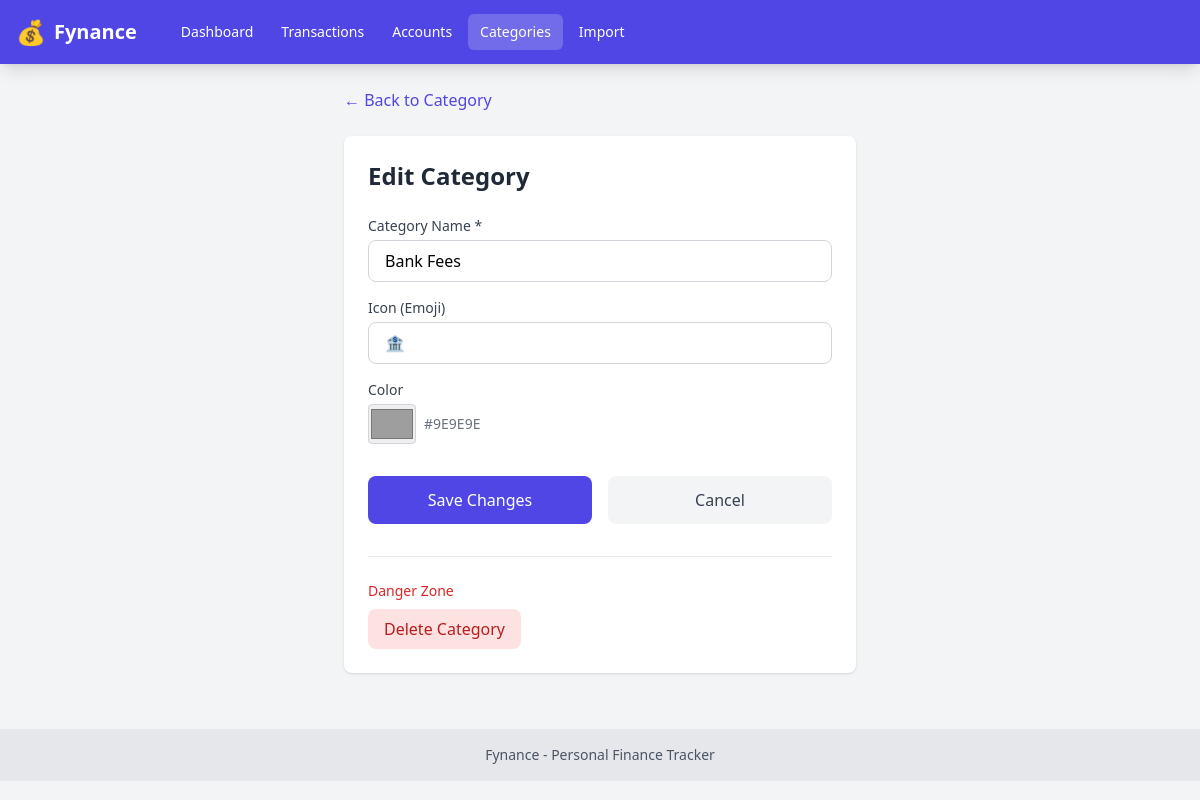
Screenshot of /categories/5/edit with the database file from the repository.
### app/models.py (models this page shows, shortened)
class Category(db.Model):
    __tablename__ = 'categories'
    id = db.Column(db.Integer, primary_key=True)
    name = db.Column(db.String(50), nullable=False, unique=True)
    parent_id = db.Column(db.Integer, db.ForeignKey('categories.id'), nullable=True)
    icon = db.Column(db.String(10))
    color = db.Column(db.String(7))  # Hex color
    parent = db.relationship('Category', remote_side=[id], backref='subcategories')
    transactions = db.relationship('Transaction', backref='category', lazy='dynamic')
    rules = db.relationship('CategoryRule', backref='category', lazy='dynamic')

### app/routes/categories.py (the view, shortened to what this page needs)
@categories_bp.route('/<int:category_id>/edit', methods=['GET', 'POST'])
def edit_category(category_id):
    category = Category.query.get_or_404(category_id)
    return render_template('categories/edit.html', category=category)

### app/templates/categories/edit.html (shortened to what this page needs)
{% extends "base.html" %}
{% block content %}
<div class="max-w-lg mx-auto">
    <div class="mb-6">
        <a href="{{ url_for('categories.view_category', category_id=category.id) }}" class="text-indigo-600 hover:underline">← Back to Category</a>
    </div>
    <div class="bg-white rounded-lg shadow p-6">
        <h1 class="text-2xl font-bold text-gray-800 mb-6">Edit Category</h1>
        <form method="POST" class="space-y-4">
            <div>
                <label for="name" class="block text-sm font-medium text-gray-700 mb-1">Category Name *</label>
                <input type="text" id="name" name="name" required value="{{ category.name }}"
                       class="w-full px-4 py-2 border border-gray-300 rounded-lg focus:ring-2 focus:ring-indigo-500 focus:border-indigo-500">
            </div>
            <div>
                <label for="icon" class="block text-sm font-medium text-gray-700 mb-1">Icon (Emoji)</label>
                <input type="text" id="icon" name="icon" value="{{ category.icon }}" maxlength="4"
                       class="w-full px-4 py-2 border border-gray-300 rounded-lg focus:ring-2 focus:ring-indigo-500 focus:border-indigo-500">
            </div>
            <div>
                <label for="color" class="block text-sm font-medium text-gray-700 mb-1">Color</label>
                <div class="flex items-center space-x-2">
                    <input type="color" id="color" name="color" value="{{ category.color }}"
                           class="w-12 h-10 border border-gray-300 rounded cursor-pointer">
                    <span class="text-gray-500 text-sm">{{ category.color }}</span>
                </div>
            </div>
            <div class="pt-4 flex space-x-4">
                <button type="submit"
                        class="flex-1 bg-indigo-600 hover:bg-indigo-700 text-white px-4 py-3 rounded-lg font-medium transition-colors">
                    Save Changes
                </button>
                <a href="{{ url_for('categories.view_category', category_id=category.id) }}"
                   class="flex-1 bg-gray-100 hover:bg-gray-200 text-gray-700 px-4 py-3 rounded-lg font-medium transition-colors text-center">
                    Cancel
                </a>
            </div>
        </form>
        <div class="mt-8 pt-6 border-t">
            <h3 class="text-sm font-medium text-red-600 mb-2">Danger Zone</h3>
            <form action="{{ url_for('categories.delete_category', category_id=category.id) }}" method="POST"
                  onsubmit="return confirm('Are you sure you want to delete this category?');">
                <button type="submit"
                        class="bg-red-100 hover:bg-red-200 text-red-700 px-4 py-2 rounded-lg font-medium transition-colors">
                    Delete Category
                </button>
            </form>
        </div>
    </div>
</div>
{% endblock %}

### rows the page displays
Category: name "Bank Fees", icon "🏦", color "#9e9e9e", color "#9E9E9E"
